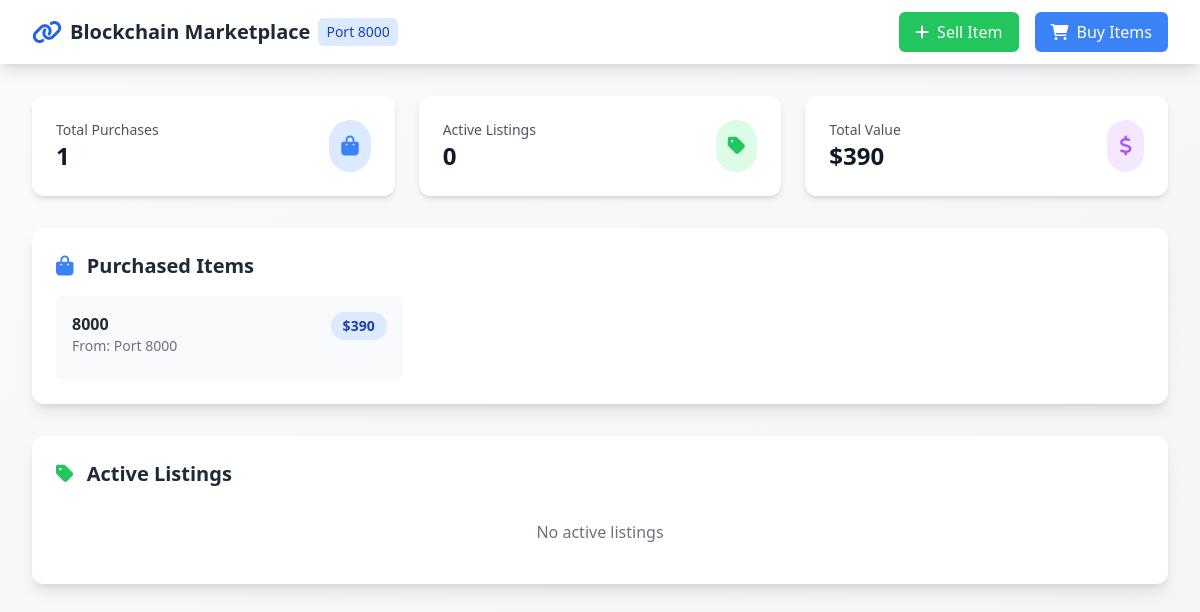
Before: /inventory with the older database file.
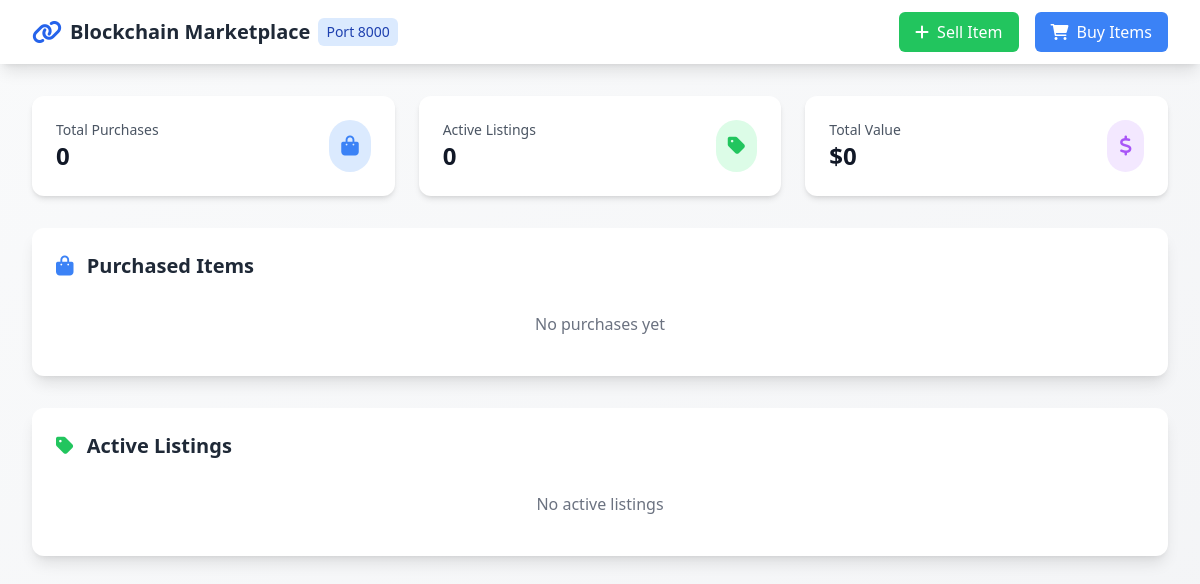
After: the same page with the newer database file.
### tables this page shows
CREATE TABLE transactions (
                    id INTEGER PRIMARY KEY AUTOINCREMENT,
                    sender TEXT,
                    receiver TEXT,
                    product TEXT,
                    amount INTEGER,
                    type TEXT
                );

### node.py (the view)
@app.route('/inventory')
def inventory_page():
    try:
        port = request.args.get('port', blockchain.flask_port)
        db_name = f'database_{port}.db'
        conn = sqlite3.connect(db_name)
        cursor = conn.cursor()
        cursor.execute("""
            SELECT t.* FROM transactions t
            WHERE (t.receiver = ? AND t.type = 'purchase')
            OR (t.sender = ? AND t.type = 'purchase')
            ORDER BY t.id DESC
        """, (port, port))
        purchases = cursor.fetchall()
        cursor.execute("""
            SELECT * FROM transactions
            WHERE sender = ? AND type = 'list'
            AND id NOT IN (
                SELECT t1.id FROM transactions t1
                JOIN transactions t2 ON t1.product = t2.product
                AND t1.sender = t2.sender
                WHERE t2.type = 'purchase'
            )
            ORDER BY id DESC
        """, (port,))
        listings = cursor.fetchall()
        return render_template('inventory.html',
                               purchases=purchases,
                               listings=listings,
                               port=port)
    except sqlite3.Error as e:
        print(f"Database error: {e}")
        return "Database error", 500
    finally:
        if 'conn' in locals():
            conn.close()

### templates/inventory.html (shortened to what the changed rows need)
<!DOCTYPE html>
<html lang="en">
<head>
    <script src="https://cdn.tailwindcss.com"></script>
    <link rel="stylesheet" href="https://cdnjs.cloudflare.com/ajax/libs/font-awesome/6.0.0/css/all.min.css">
</head>
<body class="bg-gradient-to-br from-gray-50 to-gray-100">
    <div class="min-h-screen">
        <div class="max-w-7xl mx-auto px-4 sm:px-6 lg:px-8 py-8">
            <div class="grid grid-cols-1 md:grid-cols-3 gap-6 mb-8">
                <div class="bg-white rounded-xl shadow-md p-6">
                    <div class="flex items-center justify-between">
                        <div>
                            <p class="text-sm font-medium text-gray-600">Total Purchases</p>
                            <h3 class="text-2xl font-bold text-gray-900">{{ purchases|length }}</h3>
                        </div>
                    </div>
                </div>
                <div class="bg-white rounded-xl shadow-md p-6">
                    <div class="flex items-center justify-between">
                        <div>
                            <p class="text-sm font-medium text-gray-600">Total Value</p>
                            <h3 class="text-2xl font-bold text-gray-900">
                                ${{ (purchases|sum(attribute='4') + listings|sum(attribute='4'))|int }}
                            </h3>
                        </div>
                    </div>
                </div>
            </div>
            <div class="bg-white rounded-xl shadow-lg p-6 mb-8">
                <h2 class="text-xl font-semibold text-gray-800 mb-4">
                    <i class="fas fa-shopping-bag text-blue-500 mr-2"></i>
                    Purchased Items
                </h2>
                {% if purchases %}
                <div class="grid grid-cols-1 md:grid-cols-2 lg:grid-cols-3 gap-6">
                    {% for item in purchases %}
                    <div class="bg-gray-50 rounded-lg p-4 transform transition-all duration-300 hover:scale-105">
                        <div class="flex justify-between items-start mb-2">
                            <div>
                                <h3 class="font-semibold text-gray-800">{{ item[3] }}</h3>
                                <p class="text-sm text-gray-500">From: Port {{ item[1] }}</p>
                            </div>
                            <span class="bg-blue-100 text-blue-800 text-sm font-semibold px-3 py-1 rounded-full">
                                ${{ item[4] }}
                            </span>
                        </div>
                    </div>
                    {% endfor %}
                </div>
                {% else %}
                <p class="text-gray-500 text-center py-4">No purchases yet</p>
                {% endif %}
            </div>
            <div class="bg-white rounded-xl shadow-lg p-6">
                <h2 class="text-xl font-semibold text-gray-800 mb-4">
                    <i class="fas fa-tag text-green-500 mr-2"></i>
                    Active Listings
                </h2>
            </div>
        </div>
    </div>
</body>
</html>

Changed rows visible on the page:
removed transactions: product "8000", sender "8000", amount "390"
Other visible differences:
{{ purchases|length }}: "1" → "0"
{{ (purchases|sum(attribute='4') + listings|sum(attribute='4'))|int }}: "390" → "0"
text now shown: "No purchases yet"
